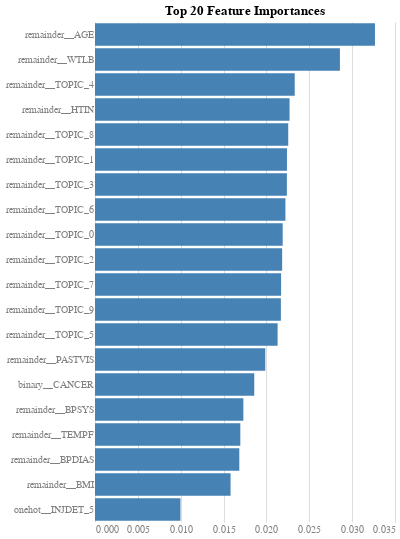

The notebook cell this image was saved under:
### Markdown cell above
##### 5.2.2.1 - Visualize the feature importances of the top 20 features

### Code cell
if best_estimator.named_steps['classifier'].__class__.__name__ == 'RandomForestClassifier':
    importances = best_estimator.named_steps['classifier'].feature_importances_

elif best_estimator.named_steps['classifier'].__class__.__name__ == 'LogisticRegression':
    importances = best_estimator.named_steps['classifier'].coef_[0]

if best_estimator.named_steps['classifier'].__class__.__name__ in ['RandomForestClassifier', 'LogisticRegression']:
    feature_names = best_estimator[:-2].get_feature_names_out(clf_features)
    indices = np.argsort(importances)[::-1]
    feature_names = [feature_names[i] for i in indices]

    # Plot the feature importances
    top_n = 20

    feature_importance_chart = build_features.chart(
        df=pd.DataFrame({'Feature': feature_names, 'Importance': importances[indices]}).head(top_n),
        y=alt.Y('Feature:N', sort='-x'),
        x='Importance:Q',
        title=f'Top {top_n} Feature Importances',
    ).mark_bar().configure_axisX(labelLimit=300, title=None).configure_axisY(title=None)

    feature_importance_chart.properties(width=300, height=500).display()

### Figure 1 — Vega specification as saved in the notebook (floating-point values rounded to 4 significant figures)
{"$schema": "https://vega.github.io/schema/vega/v5.json", "data": [{"name": "source_0"}, {"name": "data_0", "values": [{"Feature": "remainder__AGE", "Importance_end": 0.03266, "Importance_start": 0.0}, {"Feature": "remainder__WTLB", "Importance_end": 0.02857, "Importance_start": 0.0}, {"Feature": "remainder__TOPIC_4", "Importance_end": 0.0233, "Importance_start": 0.0}, {"Feature": "remainder__HTIN", "Importance_end": 0.0227, "Importance_start": 0.0}, {"Feature": "remainder__TOPIC_8", "Importance_end": 0.02254, "Importance_start": 0.0}, {"Feature": "remainder__TOPIC_1", "Importance_end": 0.0224, "Importance_start": 0.0}, {"Feature": "remainder__TOPIC_3", "Importance_end": 0.02239, "Importance_start": 0.0}, {"Feature": "remainder__TOPIC_6", "Importance_end": 0.02222, "Importance_start": 0.0}, {"Feature": "remainder__TOPIC_0", "Importance_end": 0.0219, "Importance_start": 0.0}, {"Feature": "remainder__TOPIC_2", "Importance_end": 0.02183, "Importance_start": 0.0}, {"Feature": "remainder__TOPIC_7", "Importance_end": 0.02171, "Importance_start": 0.0}, {"Feature": "remainder__TOPIC_9", "Importance_end": 0.02169, "Importance_start": 0.0}, {"Feature": "remainder__TOPIC_5", "Importance_end": 0.0213, "Importance_start": 0.0}, {"Feature": "remainder__PASTVIS", "Importance_end": 0.01987, "Importance_start": 0.0}, {"Feature": "binary__CANCER", "Importance_end": 0.01858, "Importance_start": 0.0}, {"Feature": "remainder__BPSYS", "Importance_end": 0.01731, "Importance_start": 0.0}, {"Feature": "remainder__TEMPF", "Importance_end": 0.01695, "Importance_start": 0.0}, {"Feature": "remainder__BPDIAS", "Importance_end": 0.01684, "Importance_start": 0.0}, {"Feature": "remainder__BMI", "Importance_end": 0.01582, "Importance_start": 0.0}, {"Feature": "onehot__INJDET_5", "Importance_end": 0.00997, "Importance_start": 0.0}]}, {"name": "source_0_y_domain_Feature", "values": [{"Feature": "remainder__AGE", "sort_field": 0.03266}, {"Feature": "remainder__WTLB", "sort_field": 0.02857}, {"Feature": "remainder__TOPIC_4", "sort_field": 0.0233}, {"Feature": "remainder__HTIN", "sort_field": 0.0227}, {"Feature": "remainder__TOPIC_8", "sort_field": 0.02254}, {"Feature": "remainder__TOPIC_1", "sort_field": 0.0224}, {"Feature": "remainder__TOPIC_3", "sort_field": 0.02239}, {"Feature": "remainder__TOPIC_6", "sort_field": 0.02222}, {"Feature": "remainder__TOPIC_0", "sort_field": 0.0219}, {"Feature": "remainder__TOPIC_2", "sort_field": 0.02183}, {"Feature": "remainder__TOPIC_7", "sort_field": 0.02171}, {"Feature": "remainder__TOPIC_9", "sort_field": 0.02169}, {"Feature": "remainder__TOPIC_5", "sort_field": 0.0213}, {"Feature": "remainder__PASTVIS", "sort_field": 0.01987}, {"Feature": "binary__CANCER", "sort_field": 0.01858}, {"Feature": "remainder__BPSYS", "sort_field": 0.01731}, {"Feature": "remainder__TEMPF", "sort_field": 0.01695}, {"Feature": "remainder__BPDIAS", "sort_field": 0.01684}, {"Feature": "remainder__BMI", "sort_field": 0.01582}, {"Feature": "onehot__INJDET_5", "sort_field": 0.00997}]}], "marks": [{"type": "rect", "name": "marks", "from": {"data": "data_0"}, "encode": {"update": {"y": {"field": "Feature", "scale": "y"}, "fill": {"value": "steelblue"}, "height": {"signal": "max(0.25, bandwidth('y'))"}, "x2": {"field": "Importance_start", "scale": "x"}, "x": {"field": "Importance_end", "scale": "x"}}}, "style": ["bar"]}], "scales": [{"name": "x", "type": "linear", "domain": {"data": "data_0", "fields": ["Importance_start", "Importance_end"]}, "range": [0, {"signal": "width"}], "nice": true, "zero": true}, {"name": "y", "type": "band", "domain": {"data": "source_0_y_domain_Feature", "field": "Feature", "sort": {"op": "max", "field": "sort_field", "order": "descending"}}, "range": [0, {"signal": "height"}], "paddingInner": 0.1, "paddingOuter": 0.05}], "axes": [{"scale": "x", "labels": false, "grid": true, "domain": false, "ticks": false, "orient": "bottom", "tickCount": {"signal": "ceil(width/40)"}, "zindex": 0, "gridScale": "y", "aria": false, "maxExtent": 0, "minExtent": 0}, {"scale": "x", "tickCount": {"signal": "ceil(width/40)"}, "labelFlush": true, "zindex": 0, "grid": false, "labelBaseline": "top", "orient": "bottom", "labelOverlap": true}, {"scale": "y", "zindex": 0, "labelAlign": "right", "orient": "left", "grid": false}], "title": {"text": "Top 20 Feature Importances", "frame": "group"}, "background": "white", "padding": 5, "height": 500, "style": "cell", "width": 300, "config": {"axis": {"domain": false, "labelAngle": 0, "labelColor": "gray", "labelFontSize": 10, "ticks": false}, "axisX": {"labelLimit": 300, "title": null}, "axisY": {"title": null}, "style": {"guide-label": {"font": "Helvetica Neue"}, "guide-title": {"font": "Helvetica Neue"}, "group-title": {"font": "Helvetica Neue"}, "group-subtitle": {"font": "Helvetica Neue"}, "cell": {"stroke": null}, "text": {"font": "Helvetica Neue"}}}}
